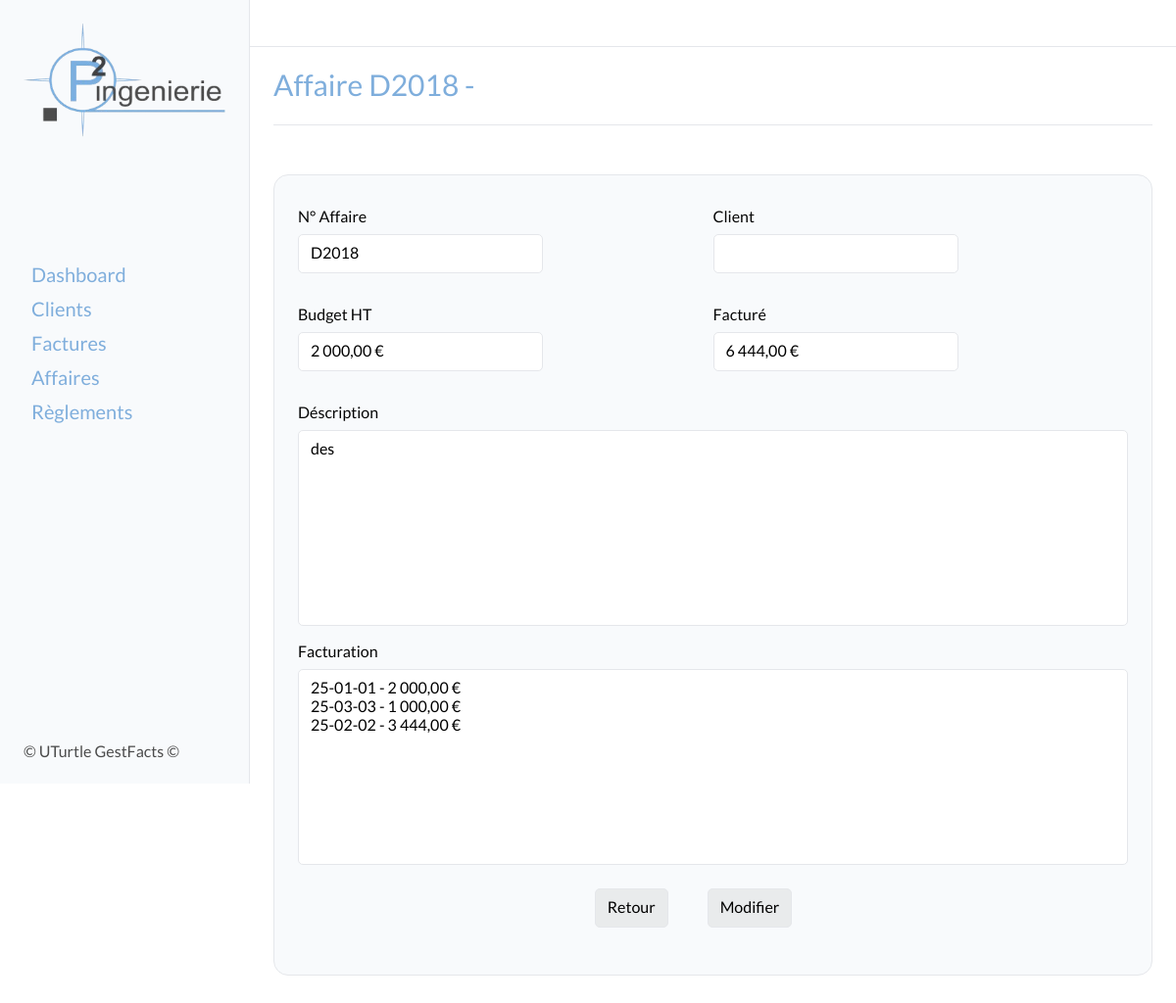
The app's page /affaires/1, older data.
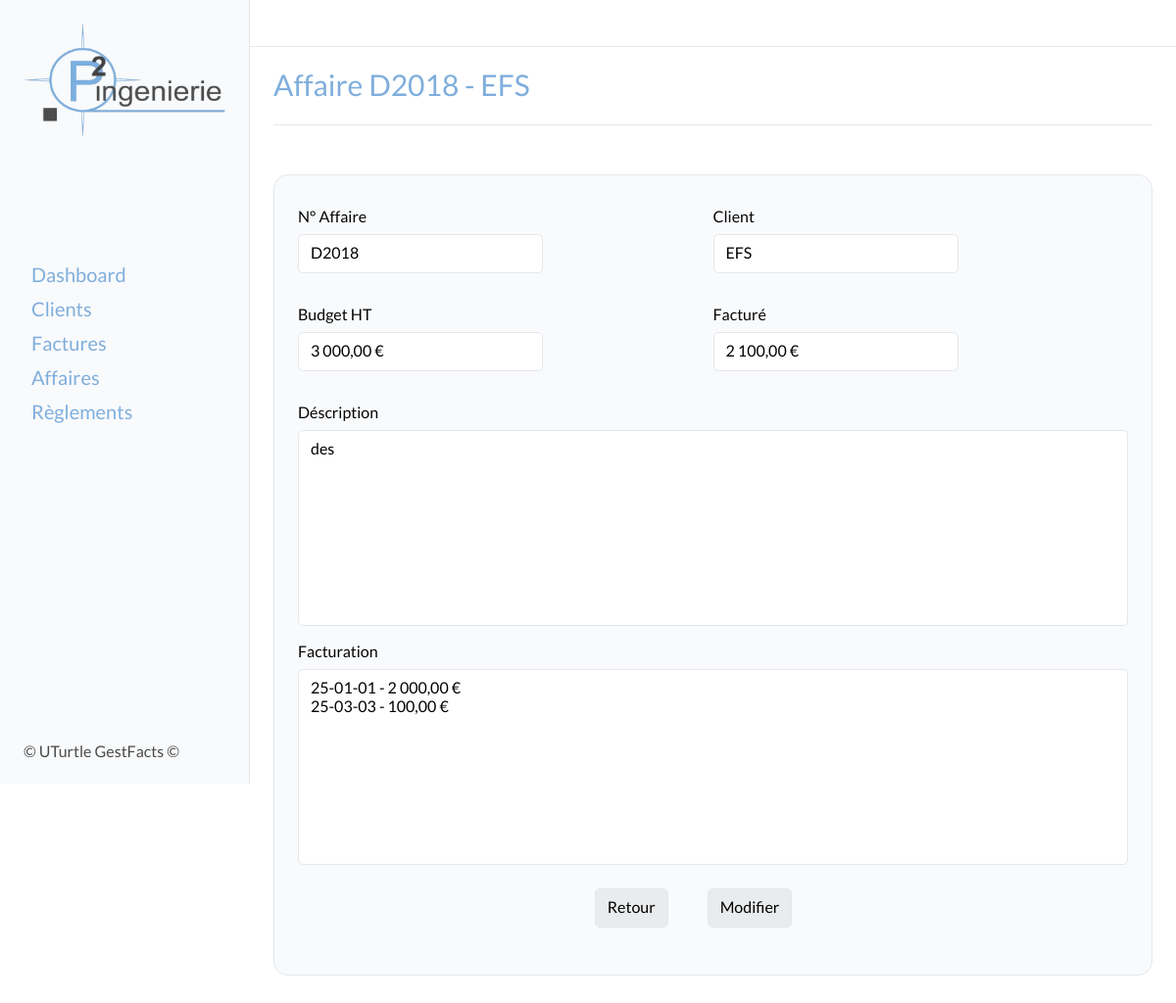
The same page, newer data.
### affaires/models.py (models this page shows, shortened)
class Affaire(models.Model):
    client = models.ForeignKey('clients.Client', on_delete=models.SET_NULL, null=True, related_name='affaires')
    client_entity_name = models.CharField(max_length=100, blank=True, null=True)
    affaire_number = models.CharField(max_length=10, unique=True, db_index=True)
    affaire_description = models.TextField(max_length=200)
    budget = models.DecimalField(max_digits=10, decimal_places=2)
    class Meta:
        verbose_name = "Affaire"
        verbose_name_plural = "Affaires"
    def formatted_budget(self):
        return f"{self.budget:,.2f} €".replace(",", " ").replace(".", ",")
    @property
    def total_facture_ht(self):
        return sum(facture.amount_ht for facture in self.invoices.all())
    def formatted_total_facture_ht(self):
        return f"{self.total_facture_ht:,.2f} €".replace(",", " ").replace(".", ",")

### factures/models.py (models this page shows, shortened)
class Invoice(models.Model):
    TYPE_CHOICES = [
        ('facture', 'Facture'),
        ('avoir', 'Avoir'),
        ('proforma', 'Proforma'),
        ]
    STATUT_CHOICES = [
        ('a_payer', 'À payer'),
        ('partiellement_payee', 'Partiellement payée'),
        ('payee', 'Payée'),
        ('en_retard', 'En retard'),
        ('annulee', 'Annulée'),
    ]
    date = models.DateField()
    type = models.CharField(max_length=10, choices=TYPE_CHOICES, default='facture')
    affaire = models.ForeignKey('affaires.Affaire', on_delete=models.CASCADE, related_name="invoices")
    invoice_number = models.CharField(max_length=10, unique=True, db_index=True)
    client = models.ForeignKey('clients.Client', on_delete=models.SET_NULL, related_name='invoices', db_index=True, null=True)
    client_entity_name = models.CharField(max_length=100, blank=True, null=True)
    invoice_object = models.TextField(max_length=200)
    amount_ht = models.DecimalField(max_digits=10, decimal_places=2)
    vat_rate = models.DecimalField(max_digits=5, decimal_places=2, default=20.0)
    statut = models.CharField(max_length=20, choices=STATUT_CHOICES, default='a_payer')
    class Meta:
        verbose_name = "Facture"
        verbose_name_plural = "Factures"
    def formatted_amount_ht(self):
        return f"{self.amount_ht:,.2f} €".replace(",", " ").replace(".", ",")

### clients/models.py (models this page shows, shortened)
class Client(models.Model):
    entity_name = models.CharField(max_length=100)
    address = models.CharField(max_length=200, blank=True, null=True)
    zip_code = models.CharField(max_length=5, blank=True, null=True)
    city = models.CharField(max_length=100, blank=True, null=True)
    contact = models.CharField(max_length=100, blank=True, null=True)
    phone_number = models.CharField(max_length=10, blank=True, null=True)
    email = models.EmailField(blank=True, null=True)
    class Meta:
        verbose_name = "Client"
        verbose_name_plural = "Clients"

### affaires/views.py (the view)
# urls.py: path('<int:pk>', affaire_detail, name='detail'),
def affaire_detail(request, pk):
    affaire_detail = get_object_or_404(Affaire, pk=pk)
    return render(request, 'pages/affaires/affaire_detail.html', {'affaire': affaire_detail})

### templates/pages/affaires/affaire_detail.html (shortened to what this page needs)
{% extends "base_form.html" %}
{% block content %}
<div class="title">
    <H2>Affaire {{ affaire.affaire_number }} - {{ affaire.client.entity_name }}</H2>
</div>
<section class="tableau">
    <div class="card">
        <div class="card-body">
            <div class="">
                <div>
                    <div class="form_categories">
                        <div class="form-group">
                            <p class="form-label">N° Affaire</p>
                            <p class="form-input">{{ affaire.affaire_number }}</p>
                        </div>
                        <div class="form-group">
                            <p class="form-label">Client</p>
                            <p class="form-input">{{ affaire.client.entity_name }}</p>
                        </div>
                    </div>
                    <div class="form_categories">
                        <div class="form-group">
                            <p class="form-label">Budget HT</p>
                            <p class="form-input">{{ affaire.formatted_budget }}</p>
                        </div>
                        <div class="form-group">
                            <p class="form-label">Facturé</p>
                            <p class="form-input">{{ affaire.formatted_total_facture_ht }}</p>
                        </div>
                    </div>
                    <div>
                        <p class="form-label">Déscription</p>
                        <p class="form-area">{{ affaire.affaire_description }}</p>
                    </div>
                    <div>
                        <p class="form-label">Facturation</p>
                        <div class="form-area">
                            {% for facture in affaire.invoices.all %}
                                <p>{{ facture.invoice_number }} - {{ facture.formatted_amount_ht }}</p>
                            {% endfor %}
                        </div>
                    </div>
                </div>
            </div>
            <div class="form_btn_group">
                <a href="{% url 'affaires:affaires' %}" class="form_btn">Retour</a>
                <a href="{% url 'affaires:modifier' affaire.pk %}" class="form_btn">Modifier</a>
            </div>
        </div>
    </div>
</section>
{% endblock content %}

Row changes from the older to the newer data that the page shows:
no longer on this page (row edited): Invoice: invoice_number "25-02-02", formatted_amount_ht "3 444,00 €"
changed Affaire "des": client.entity_name (not shown) → "EFS"; formatted_budget "2 000,00 €" → "3 000,00 €"; formatted_total_facture_ht "6 444,00 €" → "2 100,00 €"
changed Invoice (number 2 of 2 on the later page): formatted_amount_ht "1 000,00 €" → "100,00 €"
